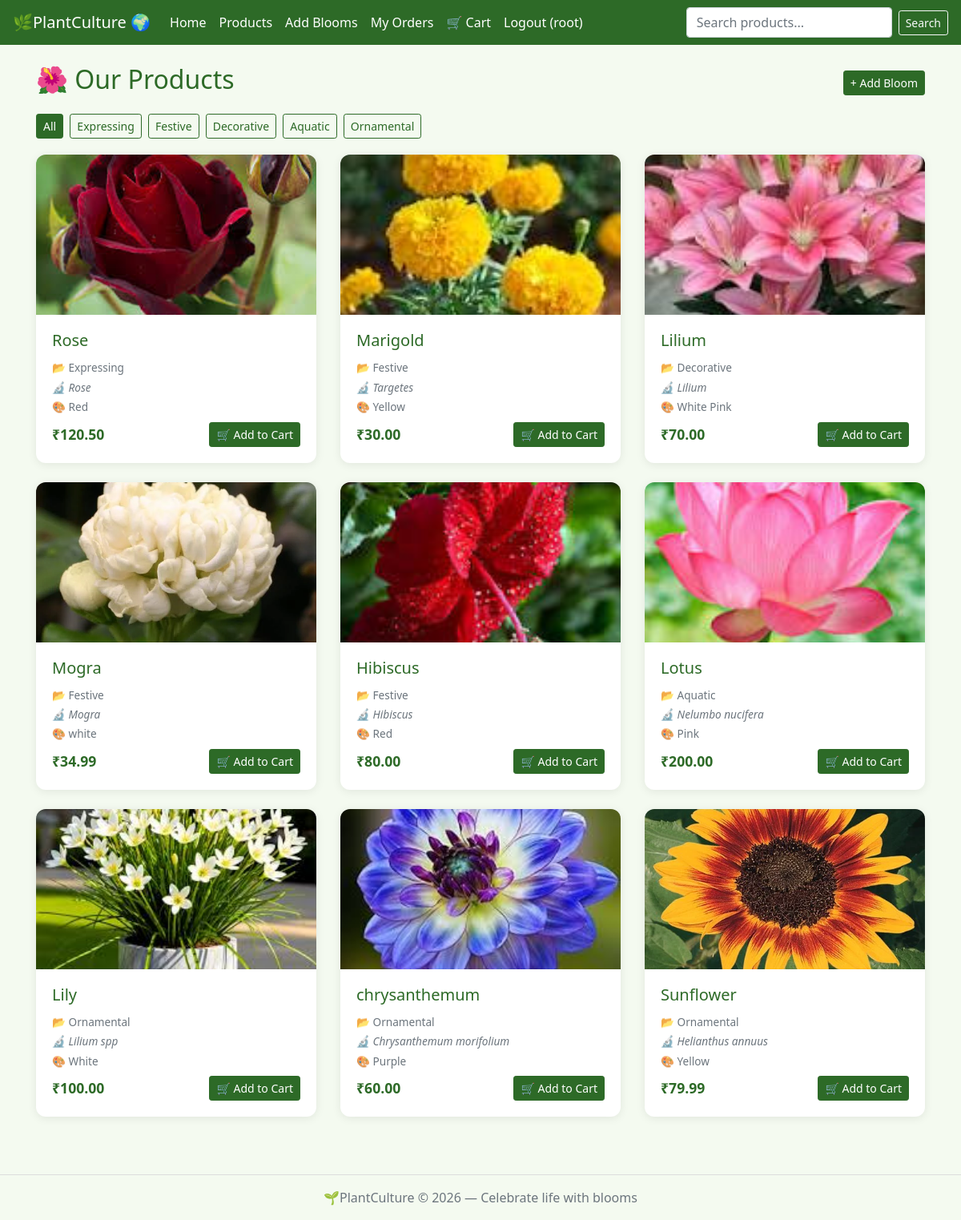
Screenshot of /products/ (signed in) with the database file from the repository.
### main/models.py (models this page shows, shortened)
class Product(models.Model):
    name = models.CharField(max_length=100)
    category = models.CharField(max_length=50)
    scientific_name = models.CharField(max_length=100)
    color = models.CharField(max_length=50)
    price = models.DecimalField(max_digits=6, decimal_places=2)
    image = models.ImageField(upload_to='product_images/', blank=True, null=True)

### main/views.py (the view)
# urls.py: path('products/', views.products, name='products'),
@login_required(login_url='/login/')
def products(request):
    category = request.GET.get('category', '')
    search = request.GET.get('search', '')
    items = Product.objects.all()
    if category:
        items = items.filter(category=category)
    if search:
        items = items.filter(name__icontains=search)
    categories = Product.objects.values_list('category', flat=True).distinct()
    return render(request, 'products.html', {
        'items': items,
        'categories': categories,
        'selected_category': category,
        'search': search,
    })

### main/context_processors.py (called while the page is built)
def cart_count(request):
    if request.user.is_authenticated:
        count = Cart.objects.filter(user=request.user).values_list('quantity', flat=True)
        return {'cart_count': sum(count)}
    return {'cart_count': 0}

### main/templates/products.html
{% extends 'base.html' %}
{% block content %}
<div class="d-flex justify-content-between align-items-center mb-3">
  <h2 style="color:#2d6a27;">🌺 Our Products</h2>
  <a href="{% url 'add_product' %}" class="btn btn-success btn-sm">+ Add Bloom</a>
</div>
{% if categories %}
<div class="mb-3">
  <a href="{% url 'products' %}" class="btn btn-sm {% if not selected_category %}btn-success{% else %}btn-outline-success{% endif %} mr-1 mb-1">All</a>
  {% for cat in categories %}
  <a href="{% url 'products' %}?category={{ cat }}" class="btn btn-sm {% if selected_category == cat %}btn-success{% else %}btn-outline-success{% endif %} mr-1 mb-1">{{ cat }}</a>
  {% endfor %}
</div>
{% endif %}
{% if items %}
<div class="row">
  {% for item in items %}
  <div class="col-md-4 mb-4">
    <div class="card h-100">
      {% if item.image %}
        <img src="{{ item.image.url }}" class="card-img-top" alt="{{ item.name }}" style="height:200px;object-fit:cover;border-radius:12px 12px 0 0;">
      {% else %}
        <div class="d-flex align-items-center justify-content-center bg-light" style="height:200px;border-radius:12px 12px 0 0;font-size:4rem;">🌸</div>
      {% endif %}
      <div class="card-body d-flex flex-column">
        <h5 class="card-title" style="color:#2d6a27;">{{ item.name }}</h5>
        <p class="text-muted mb-1" style="font-size:.85rem;">📂 {{ item.category }}</p>
        <p class="text-muted mb-1" style="font-size:.85rem;font-style:italic;">🔬 {{ item.scientific_name }}</p>
        <p class="text-muted mb-2" style="font-size:.85rem;">🎨 {{ item.color }}</p>
        <div class="d-flex justify-content-between align-items-center mt-auto">
          <span class="font-weight-bold" style="font-size:1.1rem;color:#2d6a27;">₹{{ item.price }}</span>
          <a href="{% url 'add_to_cart' item.id %}" class="btn btn-success btn-sm">🛒 Add to Cart</a>
        </div>
      </div>
    </div>
  </div>
  {% endfor %}
</div>
{% else %}
<div class="text-center py-5 text-muted">
  <div style="font-size:3rem;">🪴</div>
  <p class="mt-2">No products found.</p>
</div>
{% endif %}
{% endblock %}

### main/templates/base.html (shortened to what this page needs)
<!DOCTYPE html>
<html lang="en">
<head>
  <link rel="stylesheet" href="https://stackpath.bootstrapcdn.com/bootstrap/4.5.2/css/bootstrap.min.css">
</head>
<body>
<nav class="navbar navbar-expand-lg navbar-dark">
  <a class="navbar-brand" href="{% url 'home' %}">🌿PlantCulture 🌍</a>
  <div class="collapse navbar-collapse" id="navMenu">
    <ul class="navbar-nav mr-auto">
      <li class="nav-item"><a class="nav-link" href="{% url 'home' %}">Home</a></li>
      {% if user.is_authenticated %}
        <li class="nav-item"><a class="nav-link" href="{% url 'products' %}">Products</a></li>
        <li class="nav-item"><a class="nav-link" href="{% url 'add_product' %}">Add Blooms</a></li>
        <li class="nav-item"><a class="nav-link" href="{% url 'my_orders' %}">My Orders</a></li>
        <li class="nav-item">
          <a class="nav-link" href="{% url 'cart' %}">
            🛒 Cart
          </a>
        </li>
        <li class="nav-item"><a class="nav-link" href="{% url 'logout' %}">Logout ({{ user.username }})</a></li>
      {% else %}
        <li class="nav-item"><a class="nav-link" href="{% url 'login' %}">Login</a></li>
        <li class="nav-item"><a class="nav-link" href="{% url 'register' %}">Register</a></li>
      {% endif %}
    </ul>
    {% if user.is_authenticated %}
    <form class="form-inline" method="GET" action="{% url 'products' %}">
      <input class="form-control mr-2" type="text" name="search" placeholder="Search products..." value="{{ request.GET.search|default:'' }}">
      <button class="btn btn-outline-light btn-sm" type="submit">Search</button>
    </form>
    {% endif %}
  </div>
</nav>
<div class="container mt-4 mb-5">
  {% block content %}{% endblock %}
</div>
<footer class="text-center py-3 text-muted" style="border-top:1px solid #ddd;">
  🌱PlantCulture &copy; 2026 — Celebrate life with blooms
</footer>
</body>
</html>

### main/templates/base.html (style rules this page uses)
body { background: #f4faf0; font-family: 'Segoe UI', sans-serif; }
.navbar { background: #2d6a27 !important; }
.navbar-brand, .nav-link { color: #fff !important; font-weight: 500; }
.btn-success { background-color: #2d6a27 !important; border-color: #2d6a27 !important; }
.btn-outline-success { color: #2d6a27 !important; border-color: #2d6a27 !important; }
.card { border: none; border-radius: 12px; box-shadow: 0 2px 12px rgba(0,0,0,.08); }

### rows the page displays
Product: image (picture), name "Rose", category "Expressing", scientific_name "Rose", color "Red", price "120.50"
Product: image (picture), name "Marigold", category "Festive", scientific_name "Targetes", color "Yellow", price "30.00"
Product: image (picture), name "Lilium", category "Decorative", scientific_name "Lilium", color "White Pink", price "70.00"
Product: image (picture), name "Mogra", category "Festive", scientific_name "Mogra", color "white", price "34.99"
Product: image (picture), name "Hibiscus", category "Festive", scientific_name "Hibiscus", color "Red", price "80.00"
Product: image (picture), name "Lotus", category "Aquatic", scientific_name "Nelumbo nucifera", color "Pink", price "200.00"
Product: image (picture), name "Lily", category "Ornamental", scientific_name "Lilium spp", color "White", price "100.00"
Product: image (picture), name "chrysanthemum", category "Ornamental", scientific_name "Chrysanthemum morifolium", color "Purple", price "60.00"
Product: image (picture), name "Sunflower", category "Ornamental", scientific_name "Helianthus annuus", color "Yellow", price "79.99"

### other values shown
{{ user.username }} "root"
{{ cat }} "Expressing" "Festive" "Decorative" "Aquatic" "Ornamental"
